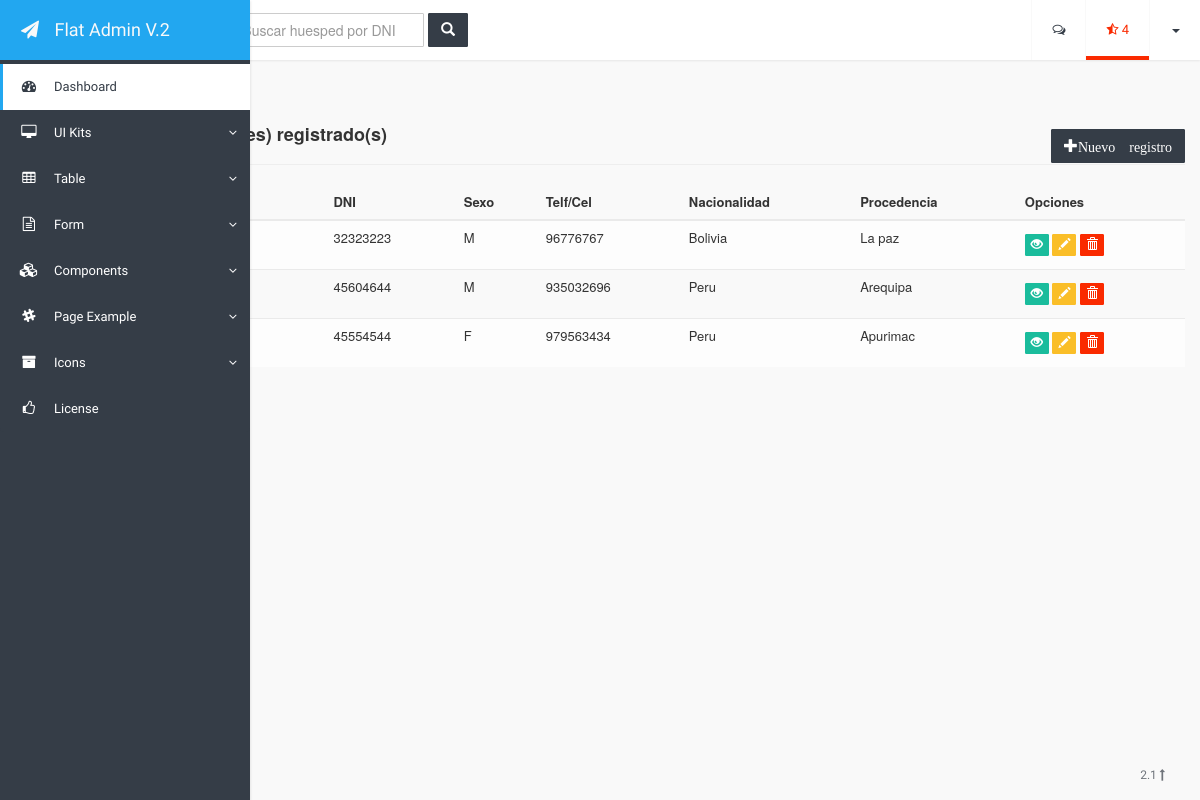
The app's page /main/huesped, older data.
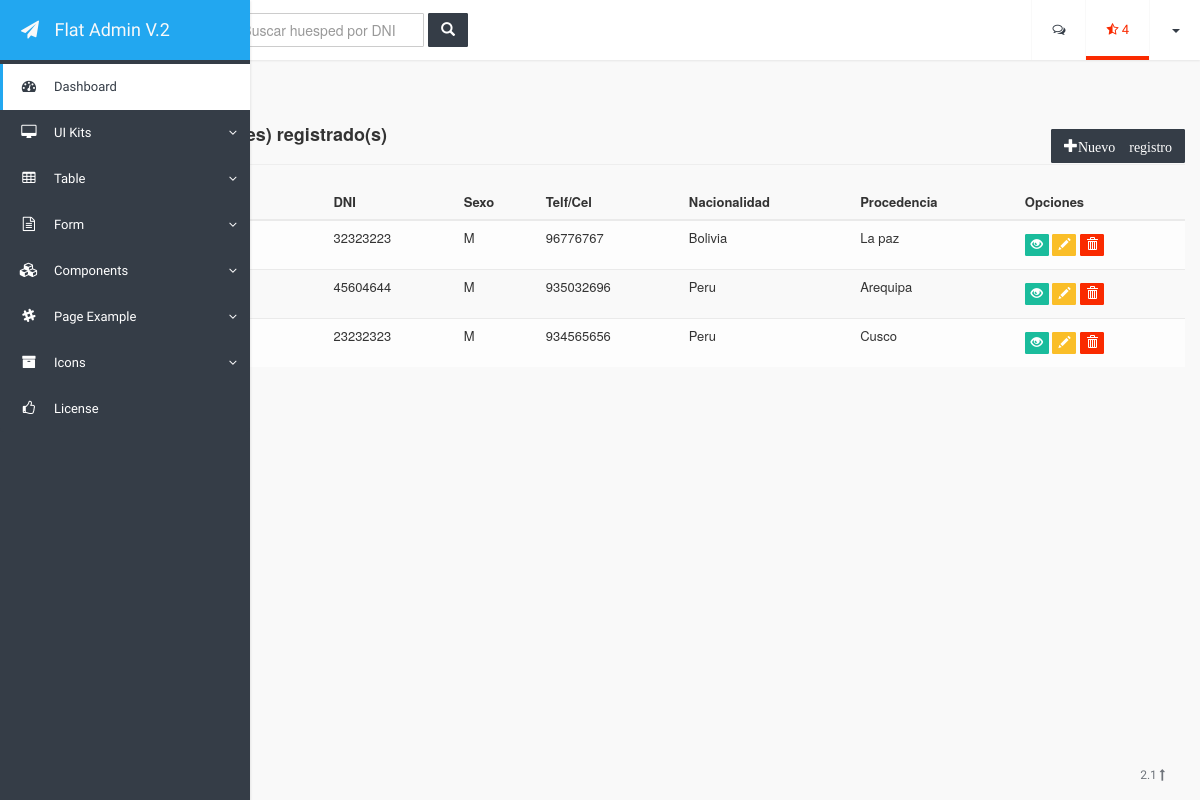
The same page, newer data.
### apps/perfiles/models.py (models this page shows, shortened)
class Huesped(models.Model):
    SEX = (
        ('M', 'Masculino'),
        ('F', 'Femenino'),
    )
    nombre = models.CharField(max_length=40)
    apellidos = models.CharField(max_length=70)
    dni = models.CharField(max_length=8)
    fecha_nac = models.DateTimeField(verbose_name='Fecha de Nacimiento')
    sexo = models.CharField(choices=SEX, max_length=255, blank=True, verbose_name='Género')
    telefono = models.CharField(max_length=13)
    nacionalidad = models.CharField(max_length=40)
    procedencia = models.CharField(max_length=40)

### apps/perfiles/views.py (the view)
# urls.py: url(r'^huesped/upd/(?P<id>\d+)$','apps.perfiles.views.updHuesped', name='updHuesped'),
def huesped(request):
	lista = Huesped.objects.all()
	numreg=lista.count()
	return render(request,'huesped/huesped.html', {'lista':lista, 'cantidad':numreg})

### templates/huesped/huesped.html (shortened to what this page needs)
{% extends "base.html" %}
{% block contenido %}
<div class="page-header">
	<h4>
		<strong>
			Tienes <span class="label label-warning">{{cantidad}}</span> huesped(es) registrado(s)
		</strong>
		<a href="{% url 'perfiles_app:addHuesped' %}" class="btn btn-primary pull-right">
			<span class="glyphicon glyphicon-plus">Nuevo registro</span>
		</a>
	</h4>
</div>
<div>
	<table class="table table-striped table-condenced table-hover">
		<thead>
			<tr>
				<th>Nombre y apellidos</th>
			    <th>DNI</th>
			    <th>Sexo</th>
			    <th>Telf/Cel</th>
			    <th>Nacionalidad</th>
			    <th>Procedencia</th>
			    <th>Opciones</th>
			</tr>
		</thead>
		<tbody>
		{% for huesped in lista %}
			<tr>
				<td>{{huesped.nombre}} {{huesped.apellidos}}</td>
				<td>{{huesped.dni}}</td>
				<td>{{huesped.sexo}}</td>
				<td>{{huesped.telefono}}</td>
				<td>{{huesped.nacionalidad}}</td>
				<td>{{huesped.procedencia}}</td>
				<td>
					<a href="#" class="btn btn-success btn-xs"> <span class="glyphicon glyphicon-eye-open"></span></a>
					<a href="{% url 'perfiles_app:updHuesped' huesped.pk %}" class="btn btn-warning btn-xs"> <span class="glyphicon glyphicon-pencil"></span></a>
					<a href="{% url 'perfiles_app:delHuesped' huesped.pk %}" class="btn btn-danger btn-xs"> <span class="glyphicon glyphicon-trash"></span></a>
				</td>
			</tr>
		{% endfor %}
		</tbody>
	</table>
</div>
{% endblock contenido %}

### templates/base.html (shortened to what this page needs)
{% load staticfiles %}
<!DOCTYPE html>
<html>
<head>
    <link rel="stylesheet" href="{% static "css/bootstrap.css" %}">
    <link rel="stylesheet" href="{% static "lib/css/font-awesome.min.css" %}">
    <link rel="stylesheet" href="{% static "lib/css/animate.min.css" %}">
    <link rel="stylesheet" href="{% static "lib/css/bootstrap-switch.min.css" %}">
    <link rel="stylesheet" href="{% static "lib/css/checkbox3.min.css" %}">
    <link rel="stylesheet" href="{% static "lib/css/jquery.dataTables.min.css" %}">
    <link rel="stylesheet" href="{% static "lib/css/dataTables.bootstrap.css" %}">
    <link rel="stylesheet" href="{% static "lib/css/select2.min.css" %}">
    <link rel="stylesheet" href="{% static "lib/style.css" %}">
    <link rel="stylesheet" href="{% static "lib/themes/flat-blue.css" %}">
</head>
<body class="flat-blue">
    <div class="app-container">
        <div class="row content-container">
            <nav class="navbar navbar-default navbar-fixed-top navbar-top">
                <div class="container-fluid">
                    <div class="navbar-header">
                        <button type="button" class="navbar-expand-toggle">
                        </button>
                        <ol class="breadcrumb navbar-breadcrumb">
                            <li class="active">Dashboard</li>
                        </ol>
                        <form class="navbar-form navbar-left" action="{% url 'perfiles_app:buscarDni' %}" method="POST">
                          <div class="form-group ">
                            <input type="text" name="buscalo" class="form-control" placeholder="Buscar huesped por DNI">
                          </div>
                          <div class="btn-group">
                            <button type="submit" class="btn btn-primary"><span class="glyphicon glyphicon-search"></span></button>
                          </div>
                        </form>
                    </div>
                    <ul class="nav navbar-nav navbar-right">
                        <li class="dropdown">
                            <a href="#" class="dropdown-toggle" data-toggle="dropdown" role="button" aria-expanded="false"><i class="fa fa-comments-o"></i></a>
                        </li>
                        <li class="dropdown danger">
                            <a href="#" class="dropdown-toggle" data-toggle="dropdown" role="button" aria-expanded="false"><i class="fa fa-star-half-o"></i> 4</a>
                        </li>
                        <li class="dropdown profile">
                            <a href="#" class="dropdown-toggle" data-toggle="dropdown" role="button" aria-expanded="false">{{ user.username|capfirst }}<span class="caret"></span></a>
                        </li>
                    </ul>
                </div>
            </nav>
            <div class="side-menu sidebar-inverse">
                <nav class="navbar navbar-default" role="navigation">
                    <div class="side-menu-container">
                        <div class="navbar-header">
                            <a class="navbar-brand" href="#">
                                <div class="icon fa fa-paper-plane"></div>
                                <div class="title">Flat Admin V.2</div>
                            </a>
                        </div>
                        <ul class="nav navbar-nav">
                            <li class="active">
                                <a href="index.html">
                                    <span class="icon fa fa-tachometer"></span><span class="title">Dashboard</span>
                                </a>
                            </li>
                            <li class="panel panel-default dropdown">
                                <a data-toggle="collapse" href="#dropdown-element">
                                    <span class="icon fa fa-desktop"></span><span class="title">UI Kits</span>
                                </a>
                            </li>
                            <li class="panel panel-default dropdown">
                                <a data-toggle="collapse" href="#dropdown-table">
                                    <span class="icon fa fa-table"></span><span class="title">Table</span>
                                </a>
                            </li>
                            <li class="panel panel-default dropdown">
                                <a data-toggle="collapse" href="#dropdown-form">
                                    <span class="icon fa fa-file-text-o"></span><span class="title">Form</span>
                                </a>
                            </li>
                            <li class="panel panel-default dropdown">
                                <a data-toggle="collapse" href="#component-example">
                                    <span class="icon fa fa-cubes"></span><span class="title">Components</span>
                                </a>
                            </li>
                            <li class="panel panel-default dropdown">
                                <a data-toggle="collapse" href="#dropdown-example">
                                    <span class="icon fa fa-slack"></span><span class="title">Page Example</span>
                                </a>
                            </li>
                            <li class="panel panel-default dropdown">
                                <a data-toggle="collapse" href="#dropdown-icon">
                                    <span class="icon fa fa-archive"></span><span class="title">Icons</span>
                                </a>
                            </li>
                            <li>
                                <a href="license.html">
                                    <span class="icon fa fa-thumbs-o-up"></span><span class="title">License</span>
                                </a>
                            </li>
                        </ul>
                    </div>
                </nav>
            </div>
            <div class="container-fluid">
                <div class="side-body padding-top">
                    <div class="row  no-margin-bottom">
                    {% block contenido %}
                    {% endblock contenido %}
                    </div>
                </div>
            </div>
        </div>
        <footer class="app-footer">
            <div class="wrapper">
                <span class="pull-right">2.1 <a href="#"><i class="fa fa-long-arrow-up"></i></a></span> © 2015 Copyright.
            </div>
        </footer>
</body>
</html>

Row changes from the older to the newer data that the page shows:
removed Huesped: dni "45554544", sexo "F", telefono "979563434", nacionalidad "Peru", procedencia "Apurimac"
added Huesped: dni "23232323", sexo "M", telefono "934565656", nacionalidad "Peru", procedencia "Cusco"
